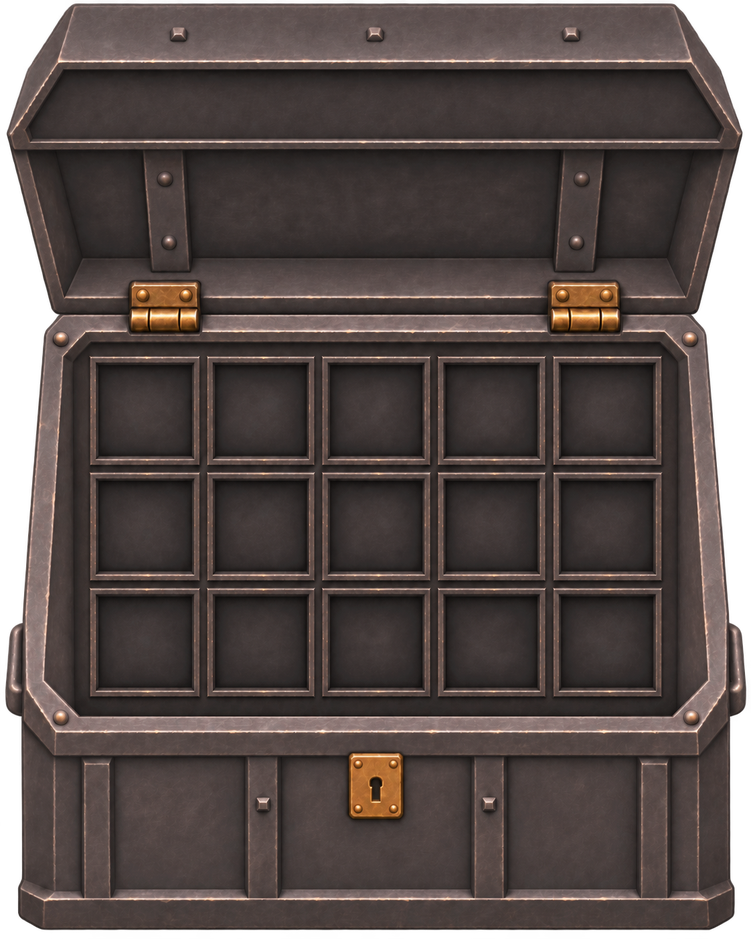
#> input picture art/deliveries/iron-chest-window-v1.png, 751 x 939 px, shrunk from 1122 x 1402 before the run, found by its file name
$ python iron-chest-rows.py
#> lines starting #> are read from the running program, lines starting #| are printed output that depends on the picture
"""Iron chest window (v718): Jordan's painting has 3 x 5 wells, iron chests hold 20, so this adds a fourth row.

The grid (x 124..1000) gets a copy of row 2 with the bars either side (src y 697..870, one 173 px pitch) under row 2,
and the rest moves down. Beside the grid, the chest's walls (frame and lining) from y 520 to 870 are stretched
down over the taller span instead, so they stay one straight slant with no seam or jog; the two meet in the
smooth shading between the lining's crease and the grid, blended over a few px.
Writes ui/ironchest/ironchest-window.webp (q94).

  python3 art/src/iron-chest-rows.py
"""
import numpy as np
from PIL import Image

SRC = 'art/deliveries/iron-chest-window-v1.png'
A, B = 697, 870            # the copied band (bar centre to bar centre)
Y0 = 520                   # where the walls' stretch starts
G, GR, FX = 124, 1000, 6   # the grid's side (between the lining's crease and the wells' frames), and the blend's half-width

src = np.array(Image.open(SRC).convert('RGBA')).astype(np.float64)
src[..., :3] *= src[..., 3:4] / 255.0                      # premultiplied for clean resampling
h, w, _ = src.shape
#> h = 939; w = 751
band = B - A
grid = np.concatenate([src[:B], src[A:B], src[B:]], axis=0)  # the grid's version: the band inserted
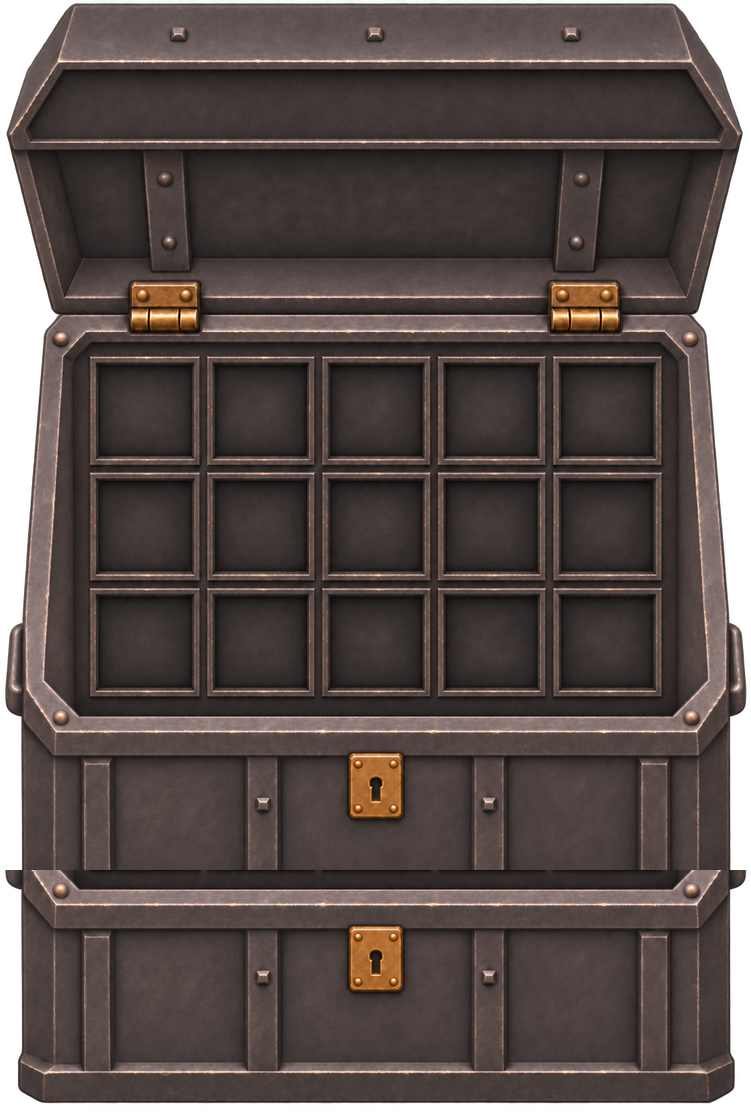
#> grid: shape (1112, 751, 4) float64; mean R, G, B, A 68.8, 58, 55.2, 231.8; transparent parts drawn white
END = B + band
walls = grid.copy()
ys = Y0 + (np.arange(Y0, END) - Y0 + 0.5) * (B - Y0) / (END - Y0) - 0.5   # new row -> src row (stretched)
for c in range(4):
    for x in list(range(0, G + FX + 1)) + list(range(GR - FX - 1, w)):
        walls[Y0:END, x, c] = np.interp(ys, np.arange(h), src[:, x, c])
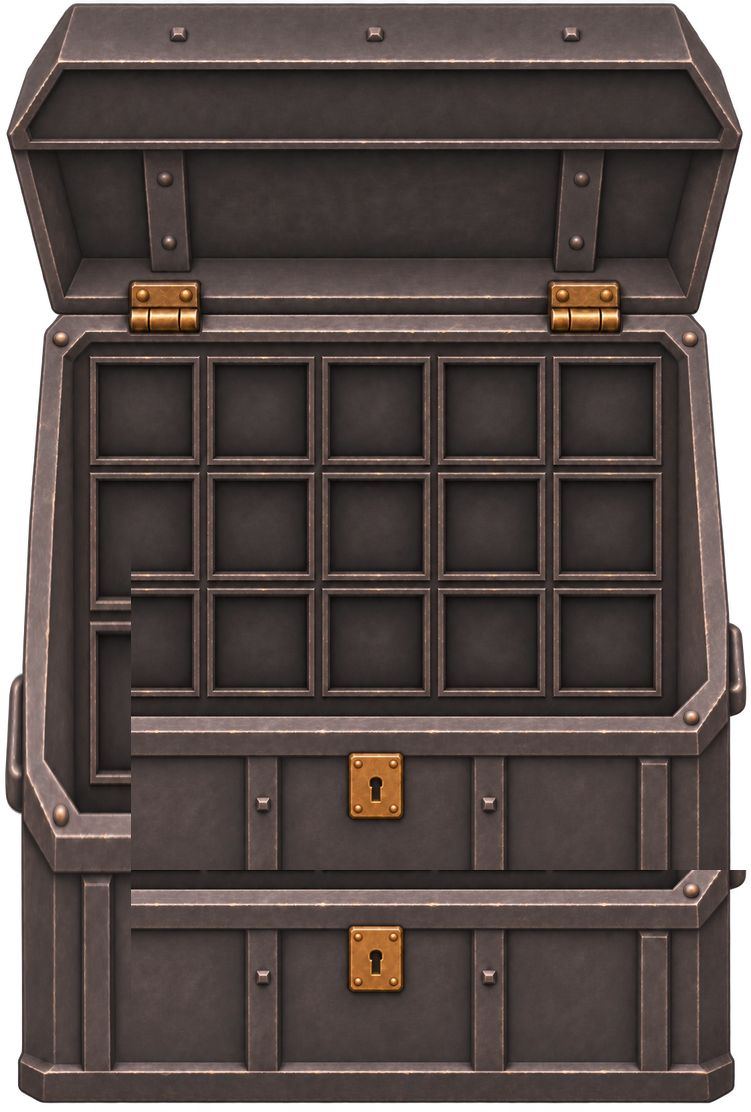
#> walls: shape (1112, 751, 4) float64; mean R, G, B, A 68.8, 58, 55.2, 231.9; transparent parts drawn white
# the grid's columns from the grid version, the walls' from the stretched one, blended between
xs = np.arange(w)
#> xs = 751 values from 0 to 750
t = np.clip(np.minimum((xs - (G - FX)) / (2 * FX), ((GR + FX) - xs) / (2 * FX)), 0, 1)    # 1 in the grid, 0 on the walls
#> t = 751 values from 0 to 1
t = t * t * (3 - 2 * t)
out = walls * (1 - t)[None, :, None] + grid * t[None, :, None]
rgb = np.where(out[..., 3:4] > 0, out[..., :3] * 255.0 / np.maximum(out[..., 3:4], 1e-6), 0)
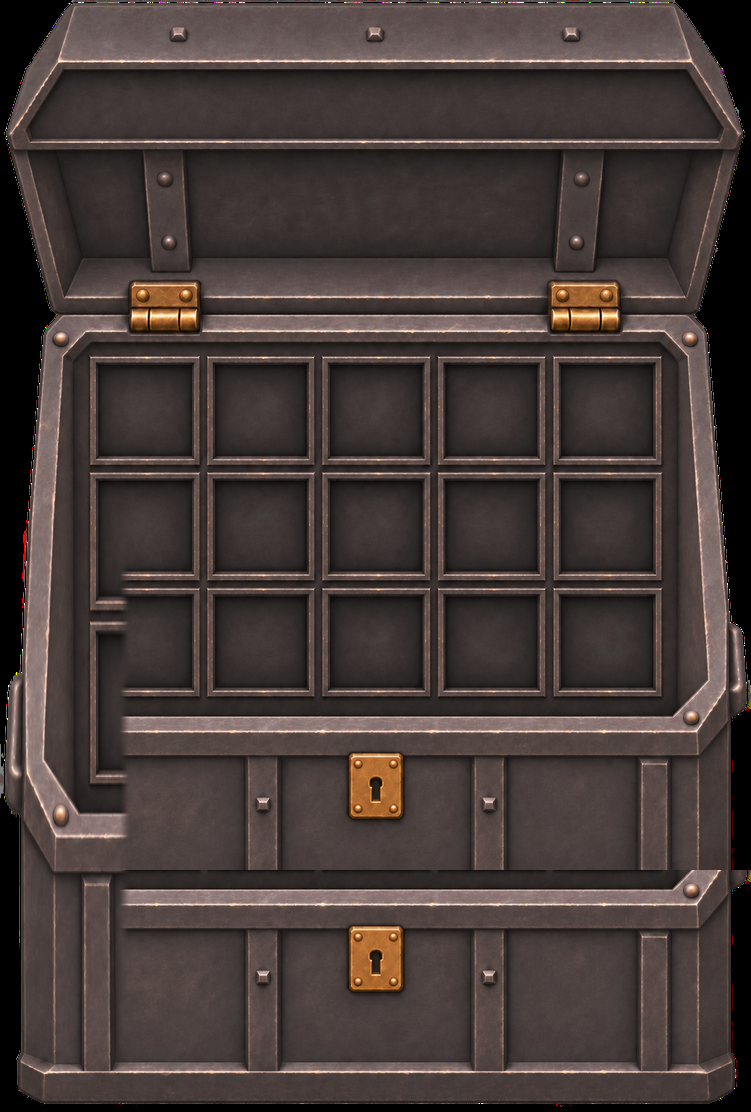
#> rgb: shape (1112, 751, 3) float64; mean R, G, B 70.2, 59.2, 56.3
img = np.concatenate([rgb, out[..., 3:4]], axis=2).clip(0, 255).round().astype(np.uint8)
Image.fromarray(img, 'RGBA').save('ui/ironchest/ironchest-window.webp', quality=94, method=6)
print('wrote', img.shape[1], 'x', img.shape[0])
#| wrote 751 x 1112
